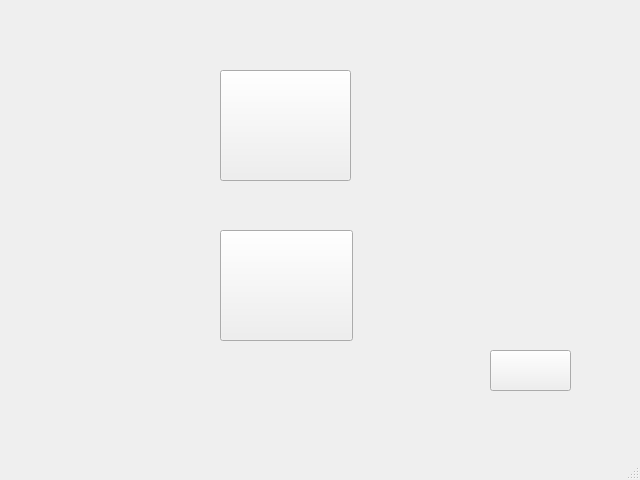
<?xml version="1.0" encoding="UTF-8"?>
<ui version="4.0">
 <class>jalousie</class>
 <widget class="QMainWindow" name="jalousie">
  <property name="geometry">
   <rect>
    <x>0</x>
    <y>0</y>
    <width>640</width>
    <height>480</height>
   </rect>
  </property>
  <property name="contextMenuPolicy">
   <enum>Qt::ActionsContextMenu</enum>
  </property>
  <property name="windowTitle">
   <string>MainWindow</string>
  </property>
  <widget class="QWidget" name="centralwidget">
   <widget class="QPushButton" name="buttondown">
    <property name="geometry">
     <rect>
      <x>220</x>
      <y>230</y>
      <width>133</width>
      <height>111</height>
     </rect>
    </property>
    <property name="styleSheet">
     <string notr="true">background-image: url(:/down.png);</string>
    </property>
    <property name="text">
     <string/>
    </property>
   </widget>
   <widget class="QPushButton" name="buttonup">
    <property name="geometry">
     <rect>
      <x>220</x>
      <y>70</y>
      <width>131</width>
      <height>111</height>
     </rect>
    </property>
    <property name="styleSheet">
     <string notr="true">background-image: url(:/up.png);</string>
    </property>
    <property name="text">
     <string/>
    </property>
   </widget>
   <widget class="QLabel" name="label">
    <property name="geometry">
     <rect>
      <x>190</x>
      <y>40</y>
      <width>221</width>
      <height>41</height>
     </rect>
    </property>
    <property name="text">
     <string/>
    </property>
   </widget>
   <widget class="QPushButton" name="backjalousie">
    <property name="geometry">
     <rect>
      <x>490</x>
      <y>350</y>
      <width>81</width>
      <height>41</height>
     </rect>
    </property>
    <property name="styleSheet">
     <string notr="true">background-image: url(:/back.png);</string>
    </property>
    <property name="text">
     <string/>
    </property>
   </widget>
  </widget>
  <widget class="QMenuBar" name="menubar">
   <property name="geometry">
    <rect>
     <x>0</x>
     <y>0</y>
     <width>640</width>
     <height>27</height>
    </rect>
   </property>
  </widget>
  <widget class="QStatusBar" name="statusbar"/>
 </widget>
 <resources/>
 <connections/>
</ui>
